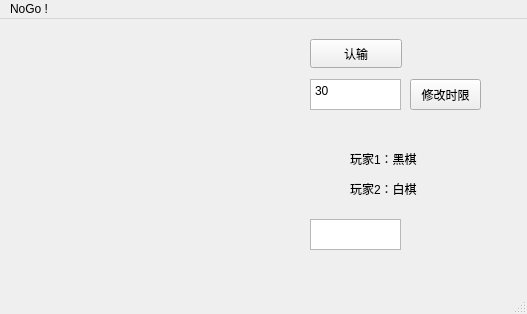
<?xml version="1.0" encoding="UTF-8"?>
<ui version="4.0">
 <class>MainWindow</class>
 <widget class="QMainWindow" name="MainWindow">
  <property name="geometry">
   <rect>
    <x>0</x>
    <y>0</y>
    <width>527</width>
    <height>314</height>
   </rect>
  </property>
  <property name="windowTitle">
   <string>MainWindow</string>
  </property>
  <widget class="QWidget" name="centralwidget">
   <widget class="QPushButton" name="pushButton">
    <property name="geometry">
     <rect>
      <x>310</x>
      <y>20</y>
      <width>92</width>
      <height>29</height>
     </rect>
    </property>
    <property name="text">
     <string>认输</string>
    </property>
   </widget>
   <widget class="QLabel" name="label">
    <property name="geometry">
     <rect>
      <x>350</x>
      <y>130</y>
      <width>121</width>
      <height>20</height>
     </rect>
    </property>
    <property name="text">
     <string>玩家1：黑棋</string>
    </property>
   </widget>
   <widget class="QLabel" name="label_2">
    <property name="geometry">
     <rect>
      <x>350</x>
      <y>160</y>
      <width>111</width>
      <height>20</height>
     </rect>
    </property>
    <property name="text">
     <string>玩家2：白棋</string>
    </property>
   </widget>
   <widget class="QTextEdit" name="setTimeLimit">
    <property name="geometry">
     <rect>
      <x>310</x>
      <y>60</y>
      <width>91</width>
      <height>31</height>
     </rect>
    </property>
    <property name="html">
     <string>&lt;!DOCTYPE HTML PUBLIC &quot;-//W3C//DTD HTML 4.0//EN&quot; &quot;http://www.w3.org/TR/REC-html40/strict.dtd&quot;&gt;
&lt;html&gt;&lt;head&gt;&lt;meta name=&quot;qrichtext&quot; content=&quot;1&quot; /&gt;&lt;meta charset=&quot;utf-8&quot; /&gt;&lt;style type=&quot;text/css&quot;&gt;
p, li { white-space: pre-wrap; }
hr { height: 1px; border-width: 0; }
li.unchecked::marker { content: &quot;\2610&quot;; }
li.checked::marker { content: &quot;\2612&quot;; }
&lt;/style&gt;&lt;/head&gt;&lt;body style=&quot; font-family:'Microsoft YaHei UI'; font-size:9pt; font-weight:400; font-style:normal;&quot;&gt;
&lt;p style=&quot; margin-top:0px; margin-bottom:0px; margin-left:0px; margin-right:0px; -qt-block-indent:0; text-indent:0px;&quot;&gt;30&lt;/p&gt;&lt;/body&gt;&lt;/html&gt;</string>
    </property>
   </widget>
   <widget class="QPushButton" name="setTimeButton">
    <property name="geometry">
     <rect>
      <x>410</x>
      <y>60</y>
      <width>71</width>
      <height>31</height>
     </rect>
    </property>
    <property name="text">
     <string>修改时限</string>
    </property>
   </widget>
   <widget class="QTextBrowser" name="TimeDisplay">
    <property name="geometry">
     <rect>
      <x>310</x>
      <y>200</y>
      <width>91</width>
      <height>31</height>
     </rect>
    </property>
   </widget>
  </widget>
  <widget class="QMenuBar" name="menubar">
   <property name="geometry">
    <rect>
     <x>0</x>
     <y>0</y>
     <width>527</width>
     <height>26</height>
    </rect>
   </property>
   <widget class="QMenu" name="menuNoGo">
    <property name="title">
     <string>NoGo !</string>
    </property>
   </widget>
   <addaction name="menuNoGo"/>
  </widget>
  <widget class="QStatusBar" name="statusbar"/>
 </widget>
 <resources/>
 <connections/>
</ui>
